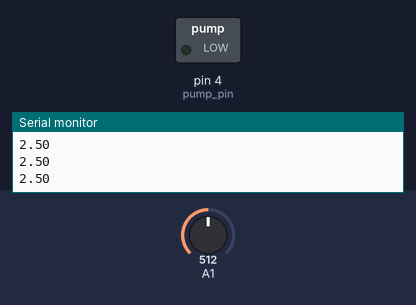
Bench run of a sketch on a simulated Arduino Uno, built with avr-gcc and run on an emulated ATmega328P. Parts: switched loads named in the sketch (green lamp = pin HIGH), the last lines printed to the serial monitor. The inputs (shaded band) are chosen by the test bench; at power-on: A1 = 512.

Above: at 1.2 s.
1.3 s: A1 set to 35
2.8 s: A1 set to 28
At 3.7 s:
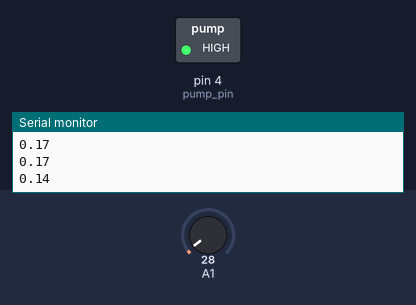
Timing chart, 0 to 9.5 s (numbered marks = the images above; inputs shaded):
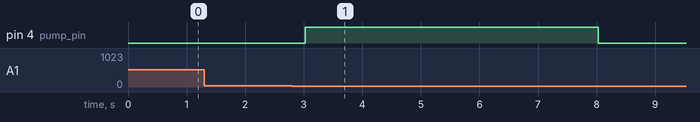

Measured:
- the behaviour switches between 31 and 30 on A1 (found by bisection; images 0 and 1)
- after the input at 2.8 s, pin 4 (pump_pin): LOW → HIGH after 0.23 s, → LOW 5.0 s later

The sketch:

Auto_Water.ino
```cpp
/*--------------------------------------------------------------
  Program:      Auto_Water

  Description:  Reads in the Voltage at A0 and calculates the total
                Resistance.  It then compares this resistance to the
                soil wetness calibration and powers a pump when
                the soil is too dry.

  Hardware:     Arduino Mini Pro with voltage divider on A0.
                Pump on D4

  Software:     Developed using Arduino 1.0.6 software

  Date:         August 27, 2016

  Author:       Nicolas Bertagnolli www.nbertagnolli.com
--------------------------------------------------------------*/


// =======================================================================
// Define Global Variables and Initializations
// =======================================================================

#define NUM_SAMPLES_TO_AVERAGE 10  // number of analog samples to average
#define SOIL_VOLTAGE .15

int pump_pin = 4;

double sum = 0.0;                   // Summ of current sample set
int sample_counter = 0;             // Counts number of samples taken
double voltage = 0.0;               // voltage taken


void setup() {
  Serial.begin(9600);
  pinMode(pump_pin, OUTPUT);
}


void loop() {
  // Read in samples to be averaged
  while(sample_counter < NUM_SAMPLES_TO_AVERAGE) {
    sum += analogRead(A1);
    sample_counter ++;
    delay(20);
  }

  // Average Sum
  voltage = sum / (NUM_SAMPLES_TO_AVERAGE);

  //Convert to actual voltage (0 - 5 Vdc)
  voltage = (voltage / 1024) * 5.0;

  // Reset looping variables
  sum = 0;
  sample_counter = 0;

  // Write voltage to serial
  Serial.println(voltage);

  if (voltage < SOIL_VOLTAGE) {
    digitalWrite(pump_pin, HIGH);
    delay (5000);
    digitalWrite(pump_pin, LOW);
    delay(10000);
  }

}
```
